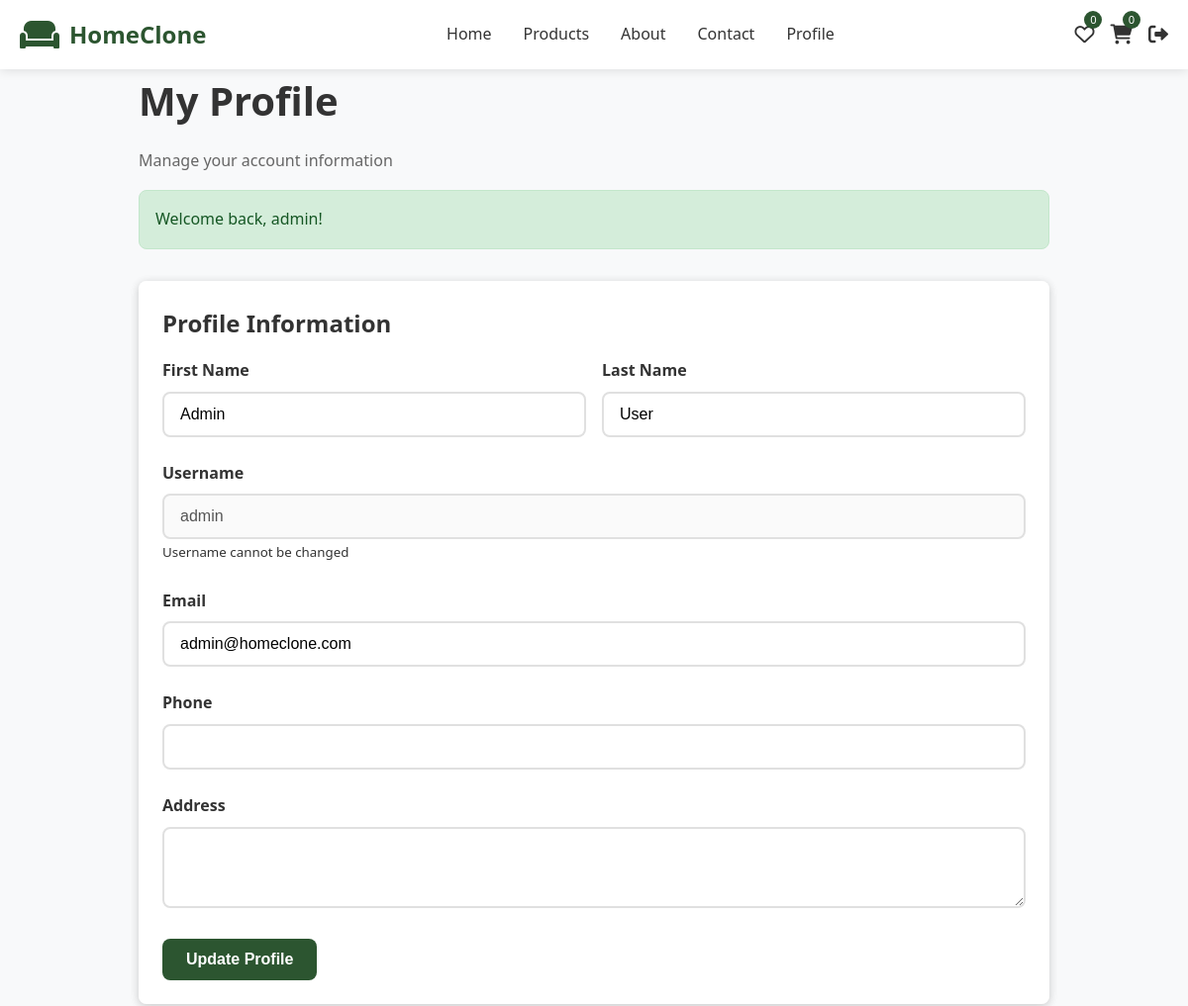
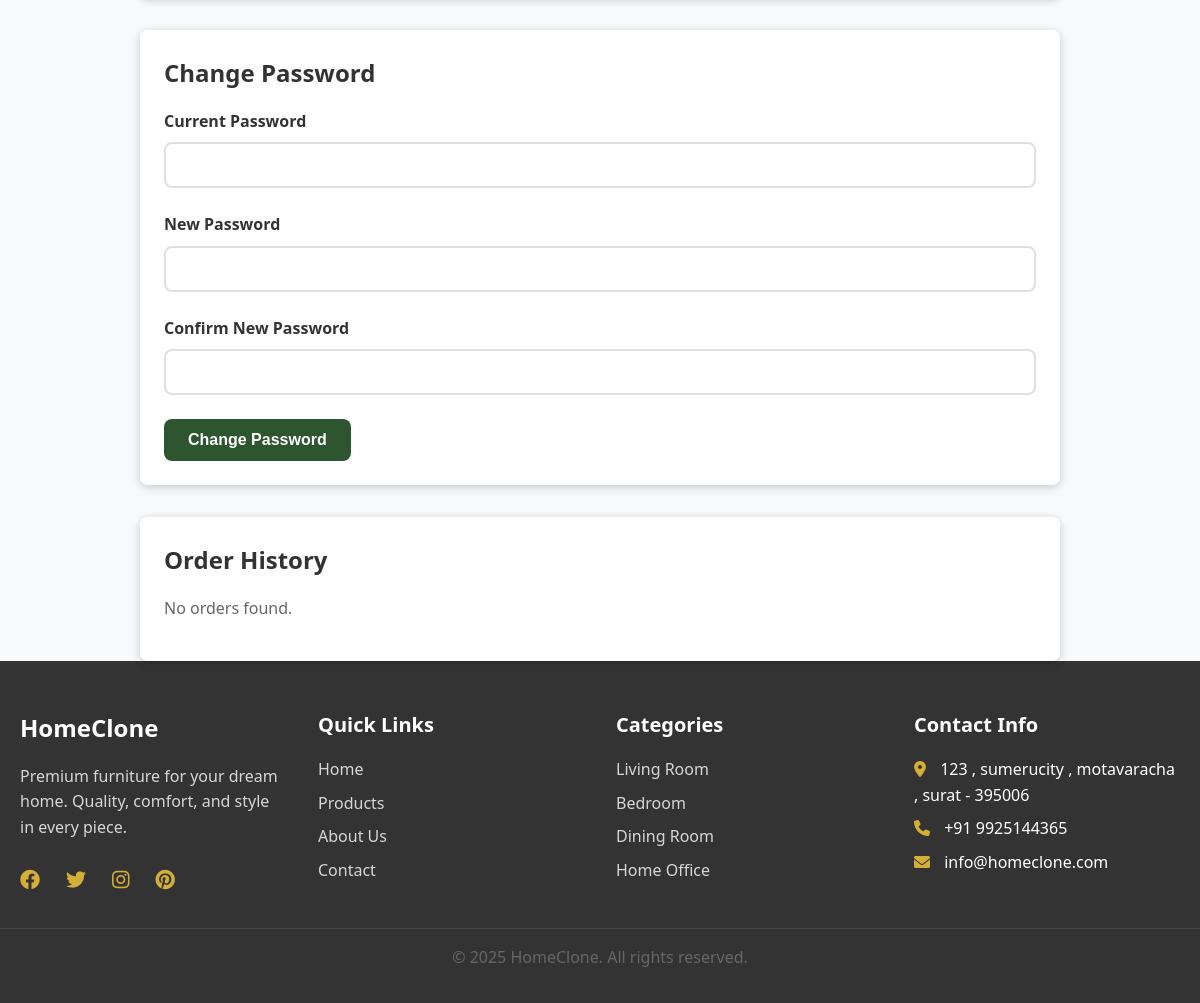
The app's page /profile.php (signed in) with its own data (2 pictures, top to bottom).
### tables this page shows
CREATE TABLE users (
    id INT AUTO_INCREMENT PRIMARY KEY,
    username VARCHAR(50) UNIQUE NOT NULL,
    email VARCHAR(100) UNIQUE NOT NULL,
    password VARCHAR(255) NOT NULL,
    first_name VARCHAR(50),
    last_name VARCHAR(50),
    address TEXT,
    phone VARCHAR(20),
    is_admin BOOLEAN DEFAULT FALSE,
    created_at TIMESTAMP DEFAULT CURRENT_TIMESTAMP
);

### includes/functions.php (called while the page is built, shortened)
<?php
if (!function_exists('isLoggedIn')) {
function getUserData($user_id) {
    global $pdo;
    try {
        $stmt = $pdo->prepare("SELECT * FROM users WHERE id = ?");
        $stmt->execute([$user_id]);
        return $stmt->fetch(PDO::FETCH_ASSOC);
    } catch (PDOException $e) {
        error_log("Error getting user data: " . $e->getMessage());
        return false;
    }
}
}
?>

### profile.php (the view, shortened to what this page needs)
<?php
include 'includes/config.php';
include 'includes/functions.php';
$user_id = $_SESSION['user_id'];
$user = getUserData($user_id);
include 'includes/header.php';
?>
<div class="container">
    <div class="page-header">
        <h1>My Profile</h1>
        <p>Manage your account information</p>
    </div>
    <?php if (isset($_SESSION['success'])): ?>
        <div class="alert alert-success">
            <?php echo $_SESSION['success']; unset($_SESSION['success']); ?>
        </div>
    <?php endif; ?>
    <div class="profile-layout">
        <div class="profile-section">
            <div class="card">
                <div class="card-body">
                    <h3>Profile Information</h3>
                    <form method="POST" action="">
                        <div class="form-row">
                            <div class="form-group">
                                <label class="form-label">First Name</label>
                                <input type="text" class="form-control" name="first_name"
                                       value="<?php echo $user['first_name'] ?? ''; ?>" required>
                            </div>
                            <div class="form-group">
                                <label class="form-label">Last Name</label>
                                <input type="text" class="form-control" name="last_name"
                                       value="<?php echo $user['last_name'] ?? ''; ?>" required>
                            </div>
                        </div>
                        <div class="form-group">
                            <label class="form-label">Username</label>
                            <input type="text" class="form-control" value="<?php echo $user['username']; ?>" disabled>
                            <small class="text-muted">Username cannot be changed</small>
                        </div>
                        <div class="form-group">
                            <label class="form-label">Email</label>
                            <input type="email" class="form-control" name="email"
                                   value="<?php echo $user['email']; ?>" required>
                        </div>
                        <div class="form-group">
                            <label class="form-label">Phone</label>
                            <input type="tel" class="form-control" name="phone"
                                   value="<?php echo $user['phone'] ?? ''; ?>">
                        </div>
                        <div class="form-group">
                            <label class="form-label">Address</label>
                            <textarea class="form-control" name="address" rows="3"><?php echo $user['address'] ?? ''; ?></textarea>
                        </div>
                        <button type="submit" name="update_profile" class="btn btn-primary">Update Profile</button>
                    </form>
                </div>
            </div>
        </div>
        <div class="profile-section">
            <div class="card">
                <div class="card-body">
                    <h3>Change Password</h3>
                    <form method="POST" action="">
                        <div class="form-group">
                            <label class="form-label">Current Password</label>
                            <input type="password" class="form-control" name="current_password" required>
                        </div>
                        <div class="form-group">
                            <label class="form-label">New Password</label>
                            <input type="password" class="form-control" name="new_password" required>
                        </div>
                        <div class="form-group">
                            <label class="form-label">Confirm New Password</label>
                            <input type="password" class="form-control" name="confirm_password" required>
                        </div>
                        <button type="submit" name="change_password" class="btn btn-primary">Change Password</button>
                    </form>
                </div>
            </div>
        </div>
        <div class="profile-section">
            <div class="card">
                <div class="card-body">
                    <h3>Order History</h3>
                    <?php
                    $orders = $pdo->prepare("
                        SELECT * FROM orders
                        WHERE user_id = ?
                        ORDER BY created_at DESC
                        LIMIT 5
                    ");
                    $orders->execute([$user_id]);
                    $recent_orders = $orders->fetchAll(PDO::FETCH_ASSOC);
                    ?>
                    <?php if (empty($recent_orders)): ?>
                        <p class="text-muted">No orders found.</p>
                    <?php endif; ?>
                </div>
            </div>
        </div>
    </div>
</div>
<?php include 'includes/footer.php'; ?>

### css/style.css (style rules this page uses)
* { margin: 0; padding: 0; box-sizing: border-box; }
:root { --primary-color: #2c5530; --primary-dark: #1e3a24; --primary-light: #3a7042; --secondary-color: #d4af37; --accent-color: #8b4513; --text-dark: #333; --text-light: #666; --bg-light: #f8f9fa; --bg-white: #ffffff; --border-color: #e0e0e0; --shadow: 0 2px 10px rgba(0,0,0,0.1); --radius: 8px; }
body { font-family: 'Segoe UI', Tahoma, Geneva, Verdana, sans-serif; line-height: 1.6; color: var(--text-dark); background-color: var(--bg-light); }
.container { max-width: 1200px; margin: 0 auto; padding: 0 20px; }
h1, h2, h3, h4, h5, h6 { margin-bottom: 1rem; color: var(--text-dark); font-weight: 600; }
h1 { font-size: 2.5rem; }
h3 { font-size: 1.5rem; }
p { margin-bottom: 1rem; color: var(--text-light); }
.btn { display: inline-block; padding: 12px 24px; border: none; border-radius: var(--radius); text-decoration: none; text-align: center; font-weight: 600; cursor: pointer; transition: all 0.3s ease; font-size: 1rem; }
.btn-primary { background-color: var(--primary-color); color: white; }
.card { background: var(--bg-white); border-radius: var(--radius); box-shadow: var(--shadow); overflow: hidden; transition: transform 0.3s ease; }
.card-body { padding: 1.5rem; }
.form-group { margin-bottom: 1.5rem; }
.form-label { display: block; margin-bottom: 0.5rem; font-weight: 600; color: var(--text-dark); }
.form-control { width: 100%; padding: 12px 16px; border: 2px solid var(--border-color); border-radius: var(--radius); font-size: 1rem; transition: border-color 0.3s ease; }
.alert { padding: 1rem; border-radius: var(--radius); margin-bottom: 1rem; }
.alert-success { background: #d4edda; color: #155724; border: 1px solid #c3e6cb; }

### css/responsive.css (style rules this page uses)
@media (max-width: 1200px) { .container { max-width: 960px; } }

### profile.php (style rules this page uses)
.profile-layout { display: grid; grid-template-columns: 1fr; gap: 2rem; margin-top: 2rem; }
.profile-section { background: var(--bg-white); border-radius: var(--radius); box-shadow: var(--shadow); }
.form-row { display: grid; grid-template-columns: 1fr 1fr; gap: 1rem; }

### records on screen
users: first_name "Admin", last_name "User", username "admin", email "admin@homeclone.com"

### other values on screen
SITE_NAME "HomeClone"
getWishlistCount($_SESSION['user_id']) "0"
getCartCount($_SESSION['user_id']) "0"
$_SESSION['success'] "Welcome back, admin!"
